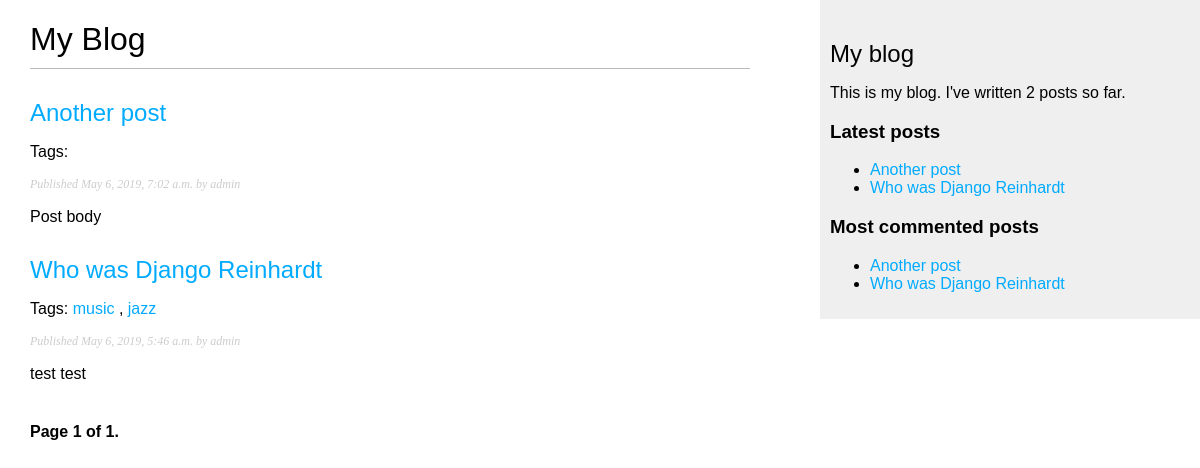
/blog/, run on an earlier commit of the app's database.
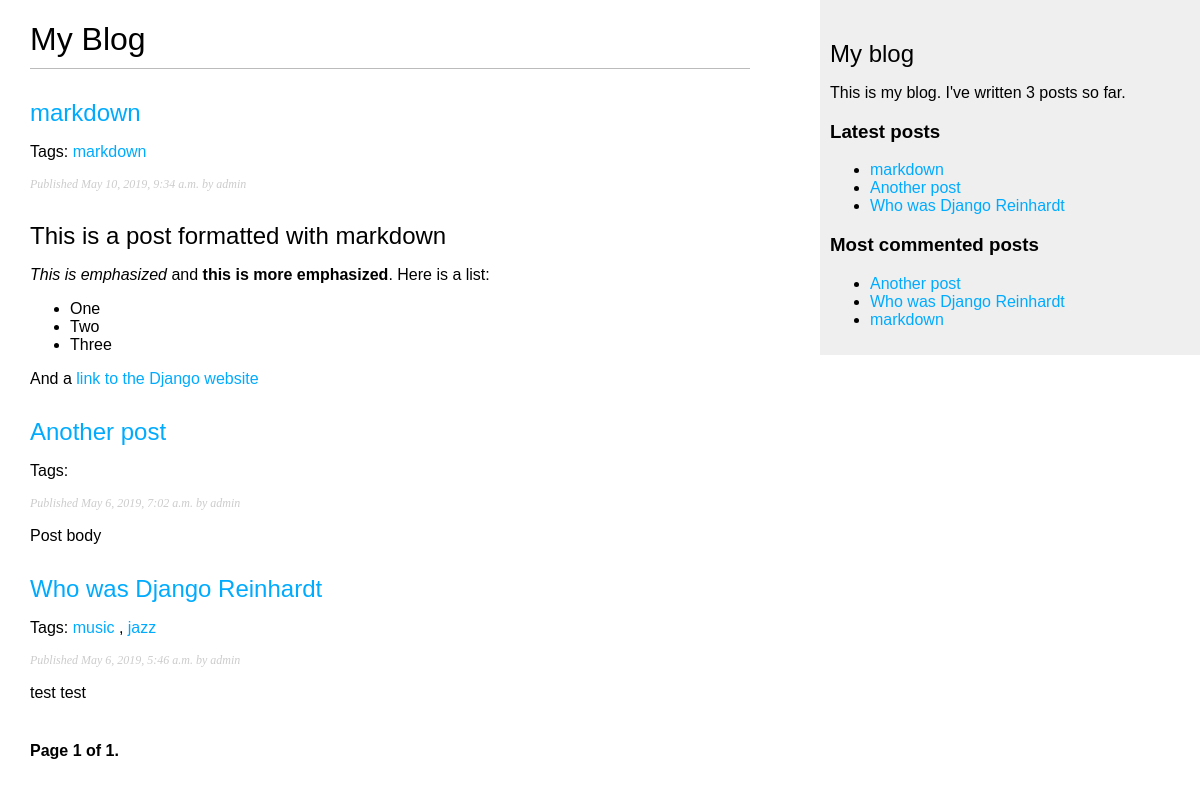
And on a later commit of the database.
### blog/models.py (models this page shows, shortened)
class Post(models.Model):
    STATUS_CHOICES = (('draft', 'Draft'), ('published', 'Published'))
    title = models.CharField(max_length=250)
    slug = models.SlugField(max_length=250, unique_for_date='publish')
    author = models.ForeignKey(User, on_delete=models.CASCADE, related_name='blog_posts')
    body = models.TextField()
    publish = models.DateTimeField(default=timezone.now())
    created = models.DateTimeField(auto_now_add=True)
    updated = models.DateTimeField(auto_now=True)
    status = models.CharField(max_length=10, choices=STATUS_CHOICES, default='draft')
    tags = TaggableManager()
    objects = models.Manager()
    published = PublishedManager()
    class Meta:
        ordering = ('-publish',)
    def get_absolute_url(self):
        return reverse('blog:post_detail', args=[self.publish.year, self.publish.month, self.publish.day, self.slug])

### blog/views.py (the view)
# urls.py: path('', views.post_list, name='post_list'),
def post_list(request, tag_slug=None):
    object_list = Post.published.all()
    tag = None
    if tag_slug:
        tag = get_object_or_404(Tag, slug=tag_slug)
        object_list = object_list.filter(tags__in=[tag])
    paginator = Paginator(object_list, 3) # 每页显示3篇文章
    page = request.GET.get('page')
    try:
        posts = paginator.page(page)
    except PageNotAnInteger:
        posts = paginator.page(1)
    except EmptyPage:
        posts = paginator.page(paginator.num_pages)
    return render(request, 'blog/post/list.html', {'page': page, 'posts': posts, 'tag': tag})

### blog/models.py (called while the page is built)
    def get_queryset(self):
        return super().get_queryset().filter(status='published')

### blog/templatetags/blog_tags.py (called while the page is built)
@register.simple_tag
def total_posts():
    return Post.published.count()

@register.inclusion_tag('blog/post/latest_posts.html')
def show_latest_posts(count=5):
    latest_posts = Post.published.order_by('-publish')[:count]
    return {'latest_posts': latest_posts}

@register.simple_tag
def get_most_commented_posts(count=5):
    return Post.published.annotate(total_comments=Count('comments')).order_by('-total_comments')[:count]

@register.filter(name='markdown')
def markdown_format(text):
    return mark_safe(markdown.markdown(text))

### blog/templates/blog/post/list.html (shortened to what this page needs)
{% extends "blog/base.html" %}
{% load blog_tags %}
{% block content %}
    <h1>My Blog</h1>
    {% for post in posts %}
        <h2>
            <a href="{{ post.get_absolute_url }}">
                {{ post.title }}
            </a>
        </h2>
        <p class="tags">
            Tags:
            {% for tag in post.tags.all %}
                <a href="{% url "blog:post_list_by_tag" tag.slug %}">{{ tag.name }}</a>
                {% if not forloop.last %}, {% endif %}
            {% endfor %}
        </p>
        <p class="date">
            Published {{ post.publish }} by {{ post.author }}
        </p>
        {{ post.body|markdown|truncatewords_html:30 }}
    {% endfor %}
    {% include 'pagination.html' with page=posts %}
{% endblock %}

### blog/templates/blog/base.html (shortened to what this page needs)
{% load static blog_tags %}
<!DOCTYPE html>
<html lang="en">
<head>
    <link rel="stylesheet" href="{% static "css/blog.css" %}">
</head>
<body>
<div id="content">
    {% block content %}
    {% endblock %}
</div>
<div id="sidebar">
    <h2>My blog</h2>
    <p>This is my blog. I've written {% total_posts %} posts so far.</p>
    <h3>Latest posts</h3>
    {% show_latest_posts 3 %}
    <h3>Most commented posts</h3>
    {% get_most_commented_posts as most_commented_posts %}
    <ul>
        {% for post in most_commented_posts %}
            <li>
                <a href="{{ post.get_absolute_url }}">{{ post.title }}</a>
            </li>
        {% endfor %}
    </ul>
</div>
</body>
</html>

### blog/templates/pagination.html (shortened to what this page needs)
<div class="pagination">
    <span class="step-links">
    <span class="current">
        Page {{ page.number }} of {{ page.paginator.num_pages }}.
    </span>
    </span>
</div>

### blog/templates/blog/post/latest_posts.html
<ul>
    {% for post in latest_posts %}
    <li>
        <a href="{{ post.get_absolute_url }}">{{ post.title }}</a>
    </li>
    {% endfor %}
</ul>

### blog/static/css/blog.css (style rules this page uses)
body { margin:0; padding:0; font-family:helvetica, sans-serif; }
a { color:#00abff; text-decoration:none; }
h1 { font-weight:normal; border-bottom:1px solid #bbb; padding:0 0 10px 0; }
h2 { font-weight:normal; margin:30px 0 0; }
#content { float:left; width:60%; padding:0 0 0 30px; }
#sidebar { float:right; width:30%; padding:10px; background:#efefef; height:100%; }
p.date { color:#ccc; font-family: georgia, serif; font-size: 12px; font-style: italic; }
.pagination { margin:40px 0; font-weight:bold; }

What changed in the data, as far as the page shows it:
added Post: title "markdown", publish "May 10, 2019, 9:34 a.m.", author "admin", body "This is a post formatted with markdown This is emphasized and this is more emphasized . Here is a list: One Two Three And a link to the Django website"
added Tag: name "markdown"
Also different on the page:
text no longer shown: "2"
text now shown: "3"
